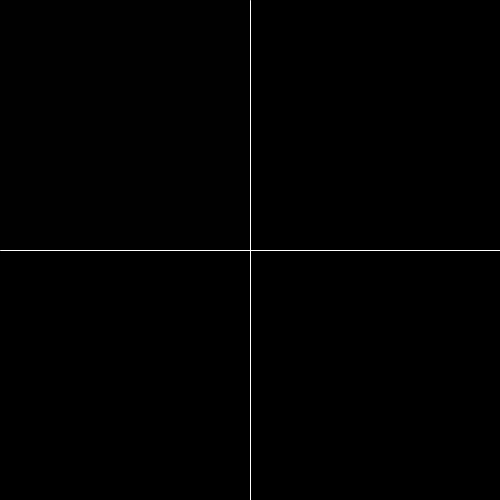
Frame 1 (no input)
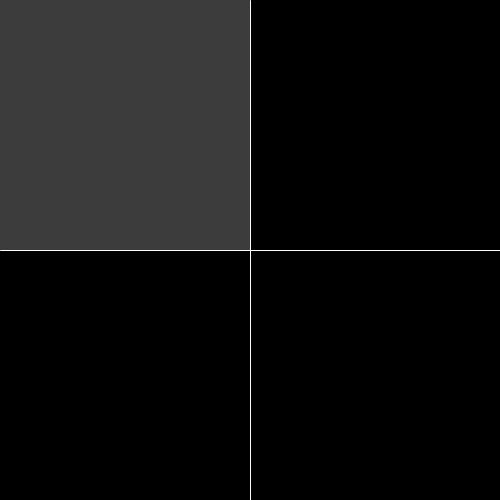
Frame 60 (the mouse pressed at the canvas centre just before this capture)
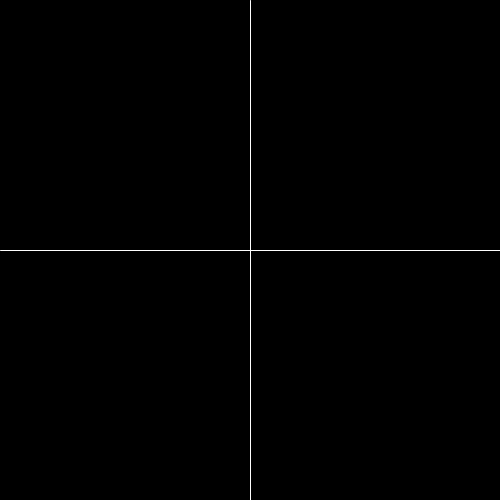
Frame 120 (the mouse held since frame 60 and released just before this capture)

The Processing sketch that drew these frames (run headless with seeded random() and noise(); from frame 60 on, the mouse is pressed at the canvas centre):

// Processing sketch: processing_102133
// ── processing_102133.pde

float pirm=0;  // pradines spalvos.  visur juoda
float antr=0;
float trec=0;
float ketv=0;

void setup(){
  size(500, 500);
}
void draw()
{
  background(0); // juodas fonas
  if (mouseX<width/2 && mouseY<height/2) { //1---------- jei pirmas kvadratas tada jo spalva bala
    pirm=pirm+2;
  }
  else   if (mouseX>width/2 && mouseY<height/2) { //2 ------------ jei antras kvadratas tada antra balinam
    antr=antr+2;
  }
  else  if (mouseX<width/2 && mouseY>height/2) { //3 --------- jei trecias kvadratas tai trecia balinam
    trec=trec+2;
  }
  else   if (mouseX>width/2 && mouseY>height/2) { //4 ----------- jei ketvirtas kvadratas tai ketvirta balinam
    ketv=ketv+2;
  }

  // visa laika kai iki cia ateina eile nuskaityt koda visos spalvos vel pradeda juodeti

  pirm=pirm-1;
  antr=antr-1;
  trec=trec-1;
  ketv=ketv-1;

  // sitoj vietoj kuriami spalvoti kvadratai
  noStroke();
  fill(pirm);
  rect(0, 0, width/2, height/2);
  fill(antr);
  rect(width/2, 0, width/2, height/2);
  fill(trec);
  rect(0, height/2, width/2, height/2);
  fill(ketv);
  rect(width/2, height/2, width/2, height/2);


  // cia skyrimo linijos
  stroke(255);
  line(0, height/2, width, height/2);
  line(width/2, 0, width/2, height);


  // kad kvadratai neperzengtu savo ribu sukuriamos  ribos baltai ir juodai spalvom
  pirm=constrain(pirm, 0, 255);
  antr=constrain(antr, 0, 255);
  trec=constrain(trec, 0, 255);
  ketv=constrain(ketv, 0, 255);
}
